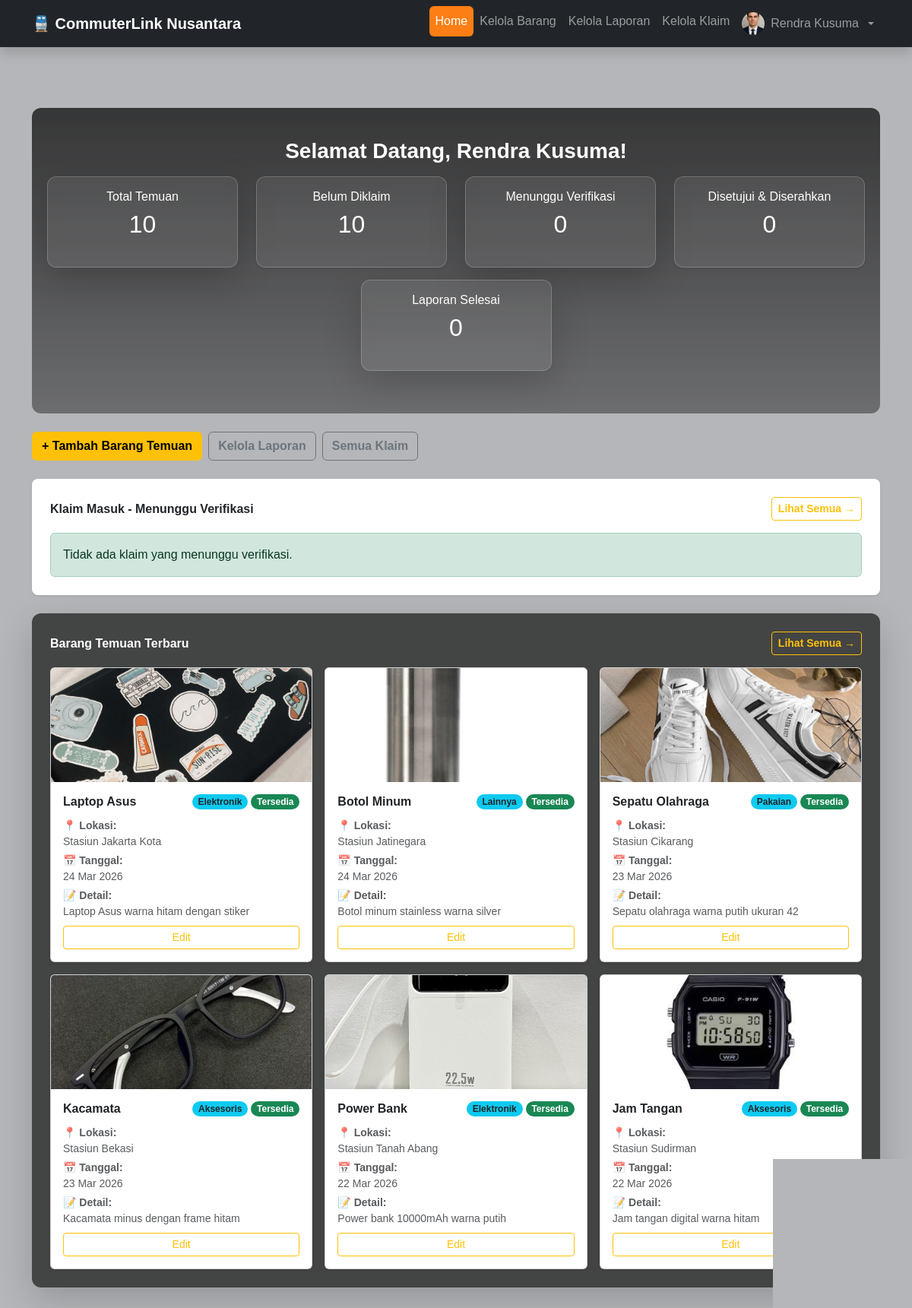
Screenshot of /commuter/petugas.php (signed in) with the database file from the repository.
### tables this page shows
CREATE TABLE `barang_temuan` (
  `id_barang_temuan` INT(11) NOT NULL AUTO_INCREMENT,
  `id_petugas` INT(11) NOT NULL,
  `nama_barang` VARCHAR(100) NOT NULL,
  `kategori` VARCHAR(50) NOT NULL,
  `deskripsi` TEXT NOT NULL,
  `tanggal_ditemukan` DATE NOT NULL,
  `waktu_ditemukan` TIME NOT NULL,
  `lokasi_ditemukan` VARCHAR(100) NOT NULL,
  `image` TEXT NOT NULL,
  `status` ENUM('Tersedia','Sedang Diklaim','Sudah Dikembalikan') NOT NULL DEFAULT 'Tersedia',
  PRIMARY KEY (`id_barang_temuan`),
  KEY `id_petugas` (`id_petugas`),
  CONSTRAINT `barang_temuan_ibfk_1` 
    FOREIGN KEY (`id_petugas`) REFERENCES `petugas` (`id_petugas`) ON DELETE CASCADE
);

### commuter/petugas.php (the view, shortened to what this page needs)
<?php
include 'connection.php';
$nama = $_SESSION['nama_petugas'] ?? 'Petugas';
$image = $_SESSION['image_petugas'] ?? '';
$q_total         = mysqli_query($con, "SELECT COUNT(*) as total FROM barang_temuan");
$total           = mysqli_fetch_assoc($q_total)['total'];
$q_belum_diklaim = mysqli_query($con, "SELECT COUNT(*) as total FROM barang_temuan WHERE status = 'Tersedia'");
$belum_diklaim   = mysqli_fetch_assoc($q_belum_diklaim)['total'];
$q_verifikasi    = mysqli_query($con, "SELECT COUNT(*) as total FROM klaim_penyerahan WHERE status_klaim = 'Menunggu Verifikasi'");
$verifikasi      = mysqli_fetch_assoc($q_verifikasi)['total'];
$q_disetujui     = mysqli_query($con, "SELECT COUNT(*) as total FROM klaim_penyerahan WHERE status_klaim = 'Disetujui & Diserahkan'");
$disetujui       = mysqli_fetch_assoc($q_disetujui)['total'];
$q_selesai       = mysqli_query($con, "SELECT COUNT(*) as total FROM laporan_kehilangan WHERE status = 'Selesai'");
$selesai         = mysqli_fetch_assoc($q_selesai)['total'];
$q_menunggu = mysqli_query($con,
    "SELECT k.*,
            bt.nama_barang,
            p.nama_pelapor,
            l.lokasi_terakhir
     FROM klaim_penyerahan k
     JOIN barang_temuan bt ON bt.id_barang_temuan = k.id_barang_temuan
     JOIN laporan_kehilangan l ON l.id_laporan = k.id_laporan
     JOIN pelapor p ON p.id_pelapor = l.id_pelapor
     WHERE k.status_klaim = 'Menunggu Verifikasi'
     ORDER BY k.id_klaim DESC
     LIMIT 5"
);
$q_temuan = mysqli_query($con, "SELECT * FROM barang_temuan ORDER BY id_barang_temuan DESC LIMIT 6");
?>
<!DOCTYPE html>
<html lang="id">
<head>
    <link rel="stylesheet" href="bootstrap/css/bootstrap.min.css">
</head>
<body>
    <nav class="navbar navbar-expand-lg navbar-dark bg-dark fixed-top shadow">
        <div class="container">
            <a class="navbar-brand fw-bold" href="petugas.php">
                🚆 CommuterLink Nusantara
            </a>
            <div class="collapse navbar-collapse" id="navbarNav">
                <ul class="navbar-nav ms-auto nav-pills">
                    <li class="nav-item">
                        <a class="nav-link active" href="petugas.php">Home</a>
                    </li>
                    <li class="nav-item">
                        <a class="nav-link" href="kelola_barang.php">Kelola Barang</a>
                    </li>
                    <li class="nav-item">
                        <a class="nav-link" href="kelola_laporan.php">Kelola Laporan</a>
                    </li>
                    <li class="nav-item">
                        <a class="nav-link" href="kelola_klaim.php">Kelola Klaim</a>
                    </li>
                    <li class="nav-item dropdown">
                        <a class="nav-link dropdown-toggle d-flex align-items-center gap-2"
                           href="#" role="button" data-bs-toggle="dropdown">
                            <img src="<?= $image ? 'image/' . $image : 'icon/user.ico' ?>"
                                 alt="Profile"
                                 class="profile-img rounded-circle"
                                 onerror="this.src='icon/user.ico'">
                            <?= htmlspecialchars($nama) ?>
                        </a>
                    </li>
                </ul>
            </div>
        </div>
    </nav>
    <section id="home" class="py-5">
        <div class="container mt-4">
            <div class="hero-section text-center text-white mb-4">
                <h3 class="fw-bold mb-3">
                    Selamat Datang, <?= htmlspecialchars($nama) ?>!
                </h3>
                <div class="row justify-content-center">
                    <div class="col-md-3 col-sm-6 mb-3">
                        <div class="stat-card shadow-lg">
                            <h6>Total Temuan</h6>
                            <h2><?= $total ?></h2>
                        </div>
                    </div>
                    <div class="col-md-3 col-sm-6 mb-3">
                        <div class="stat-card shadow-sm">
                            <h6>Belum Diklaim</h6>
                            <h2><?= $belum_diklaim ?></h2>
                        </div>
                    </div>
                    <div class="col-md-3 col-sm-6 mb-3">
                        <div class="stat-card shadow-lg">
                            <h6>Menunggu Verifikasi</h6>
                            <h2><?= $verifikasi ?></h2>
                        </div>
                    </div>
                    <div class="col-md-3 col-sm-6 mb-3">
                        <div class="stat-card shadow-sm">
                            <h6>Disetujui & Diserahkan</h6>
                            <h2><?= $disetujui ?></h2>
                        </div>
                    </div>
                    <div class="col-md-3 col-sm-6 mb-3">
                        <div class="stat-card shadow-lg">
                            <h6>Laporan Selesai</h6>
                            <h2><?= $selesai ?></h2>
                        </div>
                    </div>
                </div>
            </div>
            <div class="d-flex gap-2 flex-wrap mb-4">
                <a href="kelola_barang.php" class="btn btn-warning fw-semibold">
                    + Tambah Barang Temuan
                </a>
                <a href="kelola_laporan.php" class="btn btn-outline-secondary fw-semibold">
                    Kelola Laporan
                </a>
                <a href="kelola_klaim.php" class="btn btn-outline-secondary fw-semibold">
                    Semua Klaim
                </a>
            </div>
            <div class="bg-white rounded-3 shadow-sm p-4 mb-4">
                <div class="d-flex justify-content-between align-items-center mb-3">
                    <h6 class="fw-bold mb-0">Klaim Masuk - Menunggu Verifikasi</h6>
                    <a href="kelola_klaim.php" class="btn btn-sm btn-outline-warning fw-semibold">
                        Lihat Semua →
                    </a>
                </div>
                <?php if (mysqli_num_rows($q_menunggu) > 0): ?>
                <div class="table-responsive">
                    <table class="table table-hover align-middle mb-0">
                        <thead class="table-dark">
                            <tr>
                                <th>Barang</th>
                                <th>Pelapor</th>
                                <th>Tanggal Klaim</th>
                                <th>Status</th>
                                <th>Aksi</th>
                            </tr>
                        </thead>
                        <tbody>
                        <?php while ($klaim_row = mysqli_fetch_assoc($q_menunggu)): ?>
                            <tr>
                                <td class="fw-semibold"><?= htmlspecialchars($klaim_row['nama_barang']) ?></td>
                                <td><?= htmlspecialchars($klaim_row['nama_pelapor']) ?></td>
                                <td><?= date('d M Y', strtotime($klaim_row['tanggal_klaim'])) ?></td>
                                <td>
                                    <span class="badge bg-warning text-dark rounded-pill">
                                        Menunggu Verifikasi
                                    </span>
                                </td>
                                <td>
                                    <a href="verifikasi_klaim.php?id=<?= $klaim_row['id_klaim'] ?>"
                                       class="btn btn-sm btn-outline-primary">
                                        Verifikasi
                                    </a>
                                </td>
                            </tr>
                        <?php endwhile; ?>
                        </tbody>
                    </table>
                </div>
                <?php else: ?>
                    <div class="alert alert-success mb-0">
                        Tidak ada klaim yang menunggu verifikasi.
                    </div>
                <?php endif; ?>
            </div>
            <div class="temuan-section shadow-lg p-4 mb-4">
                <div class="d-flex justify-content-between align-items-center mb-3">
                    <h6 class="fw-bold mb-0 text-white">Barang Temuan Terbaru</h6>
                    <a href="kelola_barang.php" class="btn btn-sm btn-outline-warning fw-semibold">
                        Lihat Semua →
                    </a>
                </div>
                <div class="row g-3">
                <?php if (mysqli_num_rows($q_temuan) > 0):
                      while ($bt = mysqli_fetch_assoc($q_temuan)):
                        if ($bt['status'] == 'Tersedia') {
                            $badge_t = 'bg-success';
                        } elseif ($bt['status'] == 'Sedang Diklaim') {
                            $badge_t = 'bg-warning text-dark';
                        } else {
                            $badge_t = 'bg-secondary';
                        }
                ?>
                    <div class="col-md-4 col-sm-6">
                        <div class="card h-100 shadow-sm card-temuan">
                            <img src="image/<?= $bt['image'] ?>"
                                 alt="<?= htmlspecialchars($bt['nama_barang']) ?>"
                                 class="card-img-top"
                                 style="height:150px; object-fit:cover;"
                                 onerror="this.src='image/default.jpg'">
                            <div class="card-body d-flex flex-column">
                                <div class="d-flex justify-content-between align-items-start mb-2">
                                    <h6 class="card-title fw-bold mb-1">
                                        <?= htmlspecialchars($bt['nama_barang']) ?>
                                    </h6>
                                    <div class="d-flex gap-1 flex-wrap justify-content-end">
                                        <span class="badge bg-info text-dark rounded-pill">
                                            <?= htmlspecialchars($bt['kategori']) ?>
                                        </span>
                                        <span class="badge <?= $badge_t ?> rounded-pill">
                                            <?= $bt['status'] ?>
                                        </span>
                                    </div>
                                </div>
                                <div class="small text-muted text-start mb-2">
                                    <div class="mb-1">
                                        📍 <strong>Lokasi:</strong>
                                        <div><?= htmlspecialchars($bt['lokasi_ditemukan']) ?></div>
                                    </div>
                                    <div class="mb-1">
                                        📅 <strong>Tanggal:</strong>
                                        <div><?= date('d M Y', strtotime($bt['tanggal_ditemukan'])) ?></div>
                                    </div>
                                    <div>
                                        📝 <strong>Detail:</strong>
                                        <div><?= htmlspecialchars($bt['deskripsi']) ?></div>
                                    </div>
                                </div>
                                <a href="kelola_barang.php?edit=<?= $bt['id_barang_temuan'] ?>"
                                   class="btn btn-outline-warning btn-sm w-100 mt-auto">
                                    Edit
                                </a>
                            </div>
                        </div>
                    </div>
                <?php endwhile;
                else: ?>
                    <div class="col-12 text-center py-4 text-white">
                        <p>Belum ada barang temuan.</p>
                    </div>
                <?php endif; ?>
                </div>
            </div>
        </div>
    </section>
</body>
</html>

### commuter/petugas.php (style rules this page uses)
html { scroll-behavior: smooth; }
body { padding-top: 70px; margin: 0; font-family: Arial; background: #f2f3f7; }
body::before { content: ""; position: fixed; top: 0; left: 0; width: 100%; height: 100%; background: url('https://i.pinimg.com/736x/9a/96/e1/9a96e1786ad3b6884d150a151c43e906.jpg') no-repeat center; background-size: cover; filter: blur(8px); transform: scale(1.05); z-index: -2; }
body::after { content: ""; position: fixed; top: 0; left: 0; width: 100%; height: 100%; background: rgba(0, 0, 0, 0.25); z-index: -1; }
section { scroll-margin-top: 80px; }
.nav-pills .nav-link.active { background-color: #fd7e14 !important; }
.profile-img { width: 30px; height: 30px; object-fit: cover; }
.card-temuan { transition: transform 0.2s ease, box-shadow 0.2s ease; }
.stat-card { background: rgba(255, 255, 255, 0.08); backdrop-filter: blur(10px); -webkit-backdrop-filter: blur(10px); border: 1px solid rgba(255, 255, 255, 0.2); border-radius: 12px; padding: 1rem; min-height: 120px; color: #ffffff; box-shadow: 0 4px 20px rgba(0, 0, 0, 0.2); transition: transform 0.2s ease, box-shadow 0.2s ease, background 0.2s ease; }
.hero-section { padding: 40px 20px; border-radius: 12px; background: linear-gradient( rgba(0, 0, 0, 0.7), rgba(0, 0, 0, 0.4) ); position: relative; overflow: hidden; }
.temuan-section { background: rgba(30, 30, 30, 0.75); border-radius: 12px; }

### rows the page displays
barang_temuan: image (picture), nama_barang "Laptop Asus", kategori "Elektronik", status "Tersedia", lokasi_ditemukan "Stasiun Jakarta Kota", tanggal_ditemukan "24 Mar 2026", deskripsi "Laptop Asus warna hitam dengan stiker"
barang_temuan: image (picture), nama_barang "Botol Minum", kategori "Lainnya", status "Tersedia", lokasi_ditemukan "Stasiun Jatinegara", tanggal_ditemukan "24 Mar 2026", deskripsi "Botol minum stainless warna silver"
barang_temuan: image (picture), nama_barang "Sepatu Olahraga", kategori "Pakaian", status "Tersedia", lokasi_ditemukan "Stasiun Cikarang", tanggal_ditemukan "23 Mar 2026", deskripsi "Sepatu olahraga warna putih ukuran 42"
barang_temuan: image (picture), nama_barang "Kacamata", kategori "Aksesoris", status "Tersedia", lokasi_ditemukan "Stasiun Bekasi", tanggal_ditemukan "23 Mar 2026", deskripsi "Kacamata minus dengan frame hitam"
barang_temuan: image (picture), nama_barang "Power Bank", kategori "Elektronik", status "Tersedia", lokasi_ditemukan "Stasiun Tanah Abang", tanggal_ditemukan "22 Mar 2026", deskripsi "Power bank 10000mAh warna putih"
barang_temuan: image (picture), nama_barang "Jam Tangan", kategori "Aksesoris", status "Tersedia", lokasi_ditemukan "Stasiun Sudirman", tanggal_ditemukan "22 Mar 2026", deskripsi "Jam tangan digital warna hitam"

### other values shown
$nama "Rendra Kusuma"
$total "10"
$belum_diklaim "10"
$verifikasi "0"
$disetujui "0"
$selesai "0"
